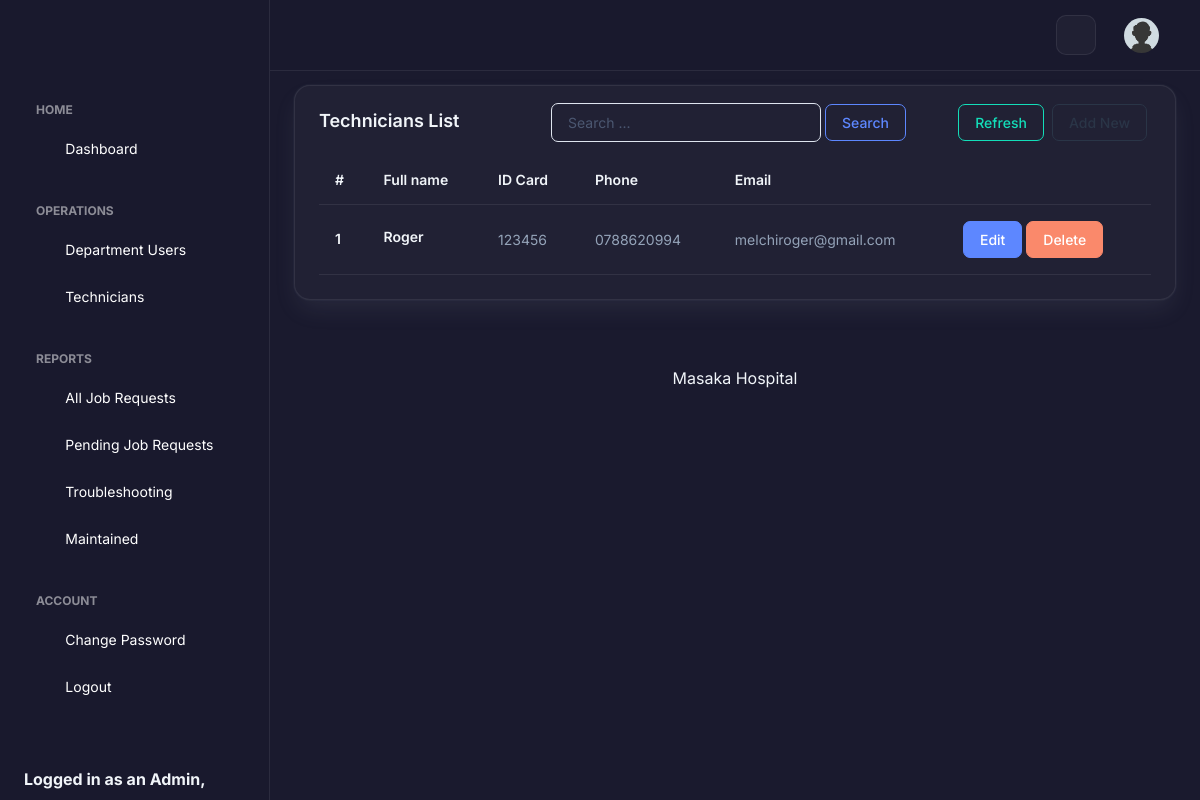
/run/users.php (signed in), run on the app's committed database.
### tables this page shows
CREATE TABLE `users` (
  `id` int(11) NOT NULL,
  `idcard` varchar(100) NOT NULL,
  `fullname` varchar(100) NOT NULL,
  `email` varchar(100) NOT NULL,
  `phone` varchar(100) NOT NULL,
  `password` varchar(100) NOT NULL,
  `deleted` int(1) NOT NULL DEFAULT 0
);

### run/users.php (the view, shortened to what this page needs)
<!doctype html>
<html lang="en">
<head>
  <link rel="stylesheet" href="../assets/css/styles.min.css" />
    <link rel="stylesheet" href="../assets/css/premium-theme.css" />
</head>
<body>
  <div class="page-wrapper" id="main-wrapper" data-layout="vertical" data-navbarbg="skin6" data-sidebartype="full" data-sidebar-position="fixed" data-header-position="fixed">
    <aside class="left-sidebar">
      <div>
        <div class="brand-logo d-flex align-items-center justify-content-between">
        </div>
        <?php include('admin-menu.php'); ?>
      </div>
    </aside>
    <div class="body-wrapper">
      <header class="app-header">
        <nav class="navbar navbar-expand-lg navbar-light">
          <div class="navbar-collapse justify-content-end px-0" id="navbarNav">
            <ul class="navbar-nav flex-row ms-auto align-items-center justify-content-end">
              <li class="nav-item"><button class="theme-toggle-btn" title="Toggle Theme"><i class="ti ti-sun"></i></button></li>
              <li class="nav-item dropdown">
                <a class="nav-link nav-icon-hover" href="javascript:void(0)" id="drop2" data-bs-toggle="dropdown" aria-expanded="false">
                  <img src="../assets/images/profile/user-1.jpg" alt="" width="35" height="35" class="rounded-circle">
                </a>
              </li>
            </ul>
          </div>
        </nav>
      </header>
      <div class="container-fluid">
        <div class="col-lg-12 d-flex align-items-stretch">
          <div class="card w-100">
            <div class="card-body p-4">
              <?php
              if (isset($_GET['search_key'])) {
                $search_key = $_GET['search_key'];
              } else {
                $search_key = null;
              }
              ?>
              <div style="float: right; position: relative; top: -10px;">
                <button style="float: right" type="button" onclick="window.location='add-user';" class="btn btn-outline-dark m-1">Add New</button>
                <button style="float: right" type="button" onclick="window.location='users';" class="btn btn-outline-success m-1">Refresh</button>
                <form style="width: 600px;" method="GET">
                  <input placeholder="Search ..." type="text" class="form-control" value="<?php echo $search_key; ?>" required name="search_key" style="width: 270px; float: left; position: relative; top: 3px;">
                  <input style="position: relative;" type="submit" class="btn btn-outline-primary m-1" name="action" value="Search">
                </form>
              </div>
              <h5 class="card-title fw-semibold mb-4">Technicians List</h5>
              <div class="table-responsive">
                <table class="table text-nowrap mb-0 align-middle">
                  <thead class="text-dark fs-4">
                    <tr>
                      <th class="border-bottom-0">
                        <h6 class="fw-semibold mb-0">#</h6>
                      </th>
                      <th class="border-bottom-0">
                        <h6 class="fw-semibold mb-0">Full name</h6>
                      </th>
                      <th class="border-bottom-0">
                        <h6 class="fw-semibold mb-0">ID Card</h6>
                      </th>
                      <th class="border-bottom-0">
                        <h6 class="fw-semibold mb-0">Phone</h6>
                      </th>
                      <th class="border-bottom-0">
                        <h6 class="fw-semibold mb-0">Email</h6>
                      </th>
                      <th></th>
                    </tr>
                  </thead>
                  <tbody>
                    <?php
                    include('connector.php');
                    if (isset($_GET['search_key'])) {
                      $search_key = $_GET['search_key'];
                      $query = mysqli_query($connect, "SELECT * FROM users WHERE (fullname LIKE '%$search_key%' OR idcard LIKE '%$search_key%' OR phone LIKE '%$search_key%' OR email LIKE '%$search_key%') AND deleted = 0 ORDER BY id DESC");
                    } else {
                      $query = mysqli_query($connect, "SELECT * FROM users WHERE deleted = 0 ORDER BY id DESC");
                    }
                    $rowCount = 0;
                    while ($row = mysqli_fetch_array($query)) {
                      $rowCount++;
                      echo "<tr>
                          <td class='border-bottom-0'>
                            <h6 class='fw-semibold mb-0'>" . $rowCount . "</h6>
                          </td>
                          <td class='border-bottom-0'>
                            <h6 class='fw-semibold mb-1'>" . $row['fullname'] . "</h6>
                          </td>
                          <td class='border-bottom-0'>
                            <p class='mb-0 fw-normal'>" . $row['idcard'] . "</p>
                          </td>
                          <td class='border-bottom-0'>
                            <p class='mb-0 fw-normal'>" . $row['phone'] . "</p>
                          </td>
                          <td class='border-bottom-0'>
                            <p class='mb-0 fw-normal'>" . $row['email'] . "</p>
                          </td>
                          <td>
                            <a href='edit-user?id=" . $row['id'] . "'><button type='button' class='btn btn-primary'>Edit</button></a>
                            <a href='server.php?deleteUser=" . $row['id'] . "'><button type='button' class='btn btn-danger'>Delete</button></a>
                          </td>
                        </tr>";
                    }
                    ?>
                  </tbody>
                </table>
              </div>
            </div>
          </div>
        </div>
      </div>
      <div class="py-6 px-6 text-center">
        <p class="mb-0 fs-4">Masaka Hospital</p>
      </div>
    </div>
  </div>
</body>
</html>

### assets/css/premium-theme.css (style rules this page uses)
:root { --primary-color: #3b82f6; --primary-hover: #2563eb; --bg-gradient-1: #1a1a2e; --bg-gradient-2: #16213e; --text-main: #f1f5f9; --text-muted: #94a3b8; --glass-bg: rgba(255, 255, 255, 0.03); --glass-border: rgba(255, 255, 255, 0.08); --input-bg: rgba(26, 26, 46, 0.8); --input-border: rgba(255, 255, 255, 0.1); --card-shadow: 0 25px 50px -12px rgba(0, 0, 0, 0.7); --danger: #ef4444; --success: #10b981; }
body { font-family: 'Inter', sans-serif !important; background-color: var(--bg-gradient-1); color: var(--text-main); min-height: 100vh; margin: 0; }
.body-wrapper { background: transparent !important; }
.left-sidebar { background: rgba(26, 26, 46, 0.9) !important; backdrop-filter: blur(12px); border-right: 1px solid var(--glass-border); }
.app-header { background: rgba(26, 26, 46, 0.9) !important; backdrop-filter: blur(12px); border-bottom: 1px solid var(--glass-border); }
.card { background: var(--glass-bg) !important; border: 1px solid var(--glass-border) !important; color: var(--text-main) !important; border-radius: 16px !important; }
.card-title, .card h1, .card h2, .card h3, .card h4, .card h5, .card h6 { color: var(--text-main) !important; }
.table { color: var(--text-main) !important; background: transparent !important; }
.table thead th { color: var(--text-main) !important; border-bottom: 1px solid var(--glass-border) !important; }
.table tbody td { border-bottom: 1px solid var(--glass-border) !important; color: var(--text-main) !important; }
.fw-semibold { color: var(--text-main) !important; }
p.fw-normal { color: var(--text-muted) !important; }
.theme-toggle-btn { background: var(--glass-bg); border: 1px solid var(--glass-border); color: var(--text-main); width: 40px; height: 40px; border-radius: 10px; display: flex; align-items: center; justify-content: center; cursor: pointer; font-size: 1.2rem; transition: all 0.3s ease; margin-right: 12px; }
body, .left-sidebar, .app-header, .card, .table, .sidebar-link, .sidebar-link span, .sidebar-link .hide-menu { transition: background-color 0.3s ease, color 0.3s ease, border-color 0.3s ease; }

### data on the page
users: fullname "Roger", idcard "123456", phone "0788620994", email "melchiroger@gmail.com"

### other printed values
$_SESSION['hbUser_Type'] "Admin"
